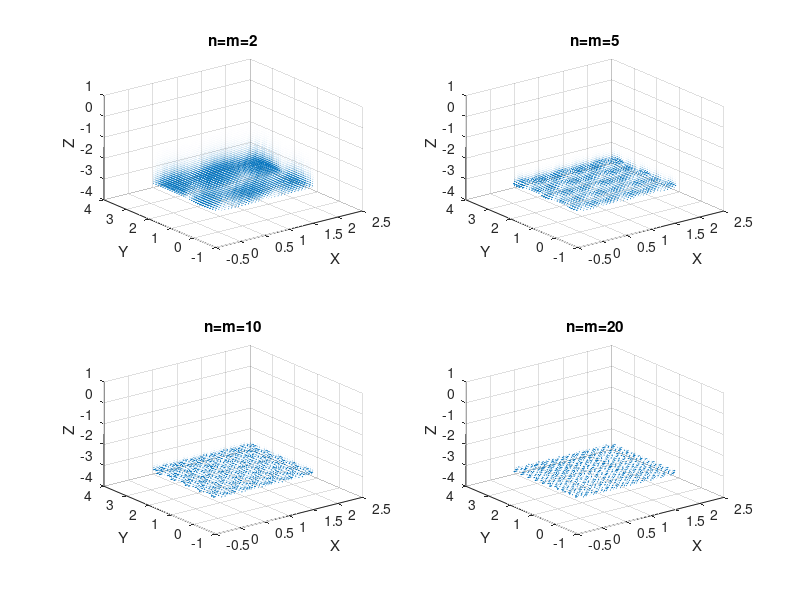

MATLAB code for this plot:
a=2
b=3
N1=2
N2=5
N3=10
N4=20

x1=linspace(0,a,30);
y1=linspace(0,b,30);
z1=linspace(-b,0,30);
[x,y,z]=meshgrid(x1,y1,z1);

function [u,v,w]=vect(N,M,b,a,x,y,z)
  U=0
  V=0
  W=0
  for n=1:N
    for m=1:M
      integraly=quad(@(y)(y.^2).*(sin(n.*pi.*y./b)),0,b);
      integralx=quad(@(x)(x).*(sin(m.*pi.*x./a)),0,a);
      Cnm = (4./(a.*b)).*integraly.*integralx;
      l=n.*pi./b;
      k=m.*pi./a;
      U=U+(-Cnm.*m.*pi./a.*exp(-z.*sqrt(k.^2+l.^2)).*cos(m.*pi.*x./a).*sin(n.*pi.*y./b));
      V=V+(-Cnm.*n.*pi./b.*exp(-z.*sqrt(k.^2+l.^2)).*sin(m.*pi.*x./a).*cos(n.*pi.*y./b));
      W=W+(Cnm.*sqrt(k.^2+l.^2).*exp(-z.*sqrt(k.^2+l.^2)).*sin(m.*pi.*x./a).*sin(n.*pi.*y./b));
     endfor
  endfor
  v=V;
  u=U;
  w=W;
endfunction

subplot(2,2,1)
[u,v,w]=vect(N1,N1,b,a,x,y,z);
quiver3(x,y,z,u,v,w)
title("n=m=2")
xlabel("X")
ylabel("Y")
zlabel("Z")

subplot(2,2,2)
[u,v,w]=vect(N2,N2,b,a,x,y,z);
quiver3(x,y,z,u,v,w)
title("n=m=5")
xlabel("X")
ylabel("Y")
zlabel("Z")

subplot(2,2,3)
[u,v,w]=vect(N3,N3,b,a,x,y,z);
quiver3(x,y,z,u,v,w)
title("n=m=10")
xlabel("X")
ylabel("Y")
zlabel("Z")

subplot(2,2,4)
[u,v,w]=vect(N4,N4,b,a,x,y,z);
quiver3(x,y,z,u,v,w)
title("n=m=20")
xlabel("X")
ylabel("Y")
zlabel("Z")